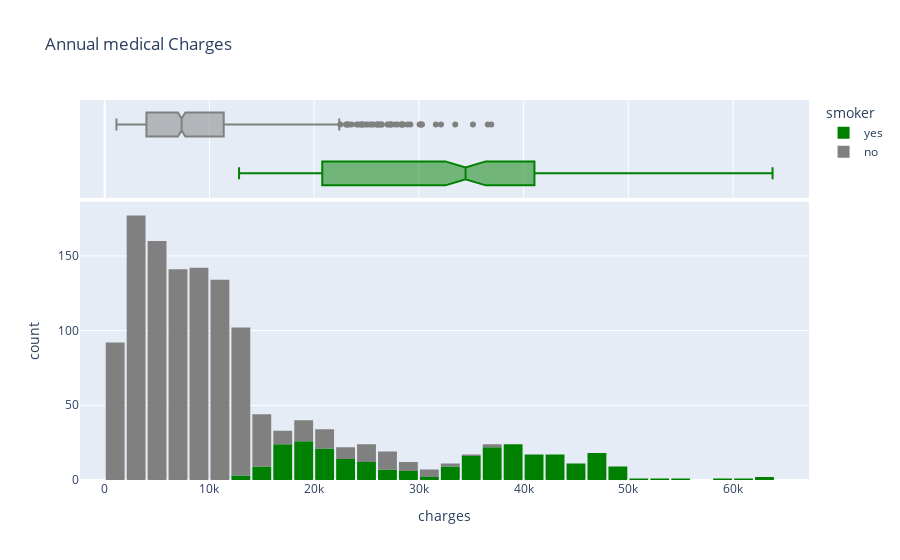

Source (notebook cell):
### Code cell
fig = px.histogram(medical_df,
                   x = 'charges', 
                   marginal= 'box',
                   color = 'smoker',
                   color_discrete_sequence=['green', 'grey'],
                   title= 'Annual medical Charges')
fig.update_layout(bargap = 0.1)
fig.show()

### Figure 1 — Plotly figure (JSON) as saved in the notebook; plotly's stock layout.template omitted (floating-point values rounded to 4 significant figures; data arrays with more than 128 entries replaced by an {"elided": "..."} marker saying what was removed)
{"data": [{"alignmentgroup": "True", "bingroup": "x", "hovertemplate": "smoker=yes<br>charges=%{x}<br>count=%{y}<extra></extra>", "legendgroup": "yes", "marker": {"color": "green", "pattern": {"shape": ""}}, "name": "yes", "offsetgroup": "yes", "orientation": "v", "showlegend": true, "type": "histogram", "x": {"elided": "274 float values"}, "xaxis": "x", "yaxis": "y"}, {"alignmentgroup": "True", "hovertemplate": "smoker=yes<br>charges=%{x}<extra></extra>", "legendgroup": "yes", "marker": {"color": "green"}, "name": "yes", "notched": true, "offsetgroup": "yes", "showlegend": false, "type": "box", "x": {"elided": "274 float values"}, "xaxis": "x2", "yaxis": "y2"}, {"alignmentgroup": "True", "bingroup": "x", "hovertemplate": "smoker=no<br>charges=%{x}<br>count=%{y}<extra></extra>", "legendgroup": "no", "marker": {"color": "grey", "pattern": {"shape": ""}}, "name": "no", "offsetgroup": "no", "orientation": "v", "showlegend": true, "type": "histogram", "x": {"elided": "1064 float values"}, "xaxis": "x", "yaxis": "y"}, {"alignmentgroup": "True", "hovertemplate": "smoker=no<br>charges=%{x}<extra></extra>", "legendgroup": "no", "marker": {"color": "grey"}, "name": "no", "notched": true, "offsetgroup": "no", "showlegend": false, "type": "box", "x": {"elided": "1064 float values"}, "xaxis": "x2", "yaxis": "y2"}], "layout": {"bargap": 0.1, "barmode": "relative", "legend": {"title": {"text": "smoker"}, "tracegroupgap": 0}, "title": {"text": "Annual medical Charges"}, "xaxis": {"anchor": "y", "domain": [0, 1], "title": {"text": "charges"}}, "xaxis2": {"anchor": "y2", "domain": [0, 1], "matches": "x", "showgrid": true, "showticklabels": false}, "yaxis": {"anchor": "x", "domain": [0, 0.7326], "title": {"text": "count"}}, "yaxis2": {"anchor": "x2", "domain": [0.7426, 1], "matches": "y2", "showgrid": false, "showline": false, "showticklabels": false, "ticks": ""}}}
